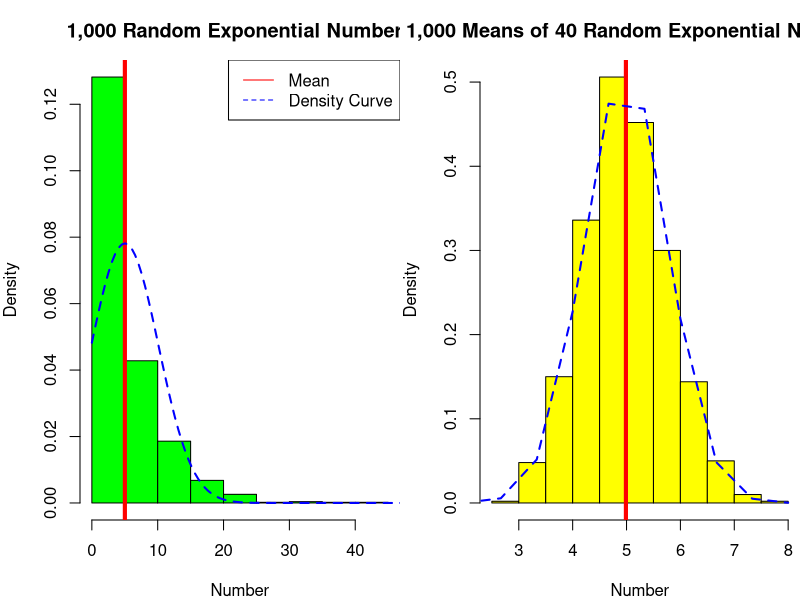
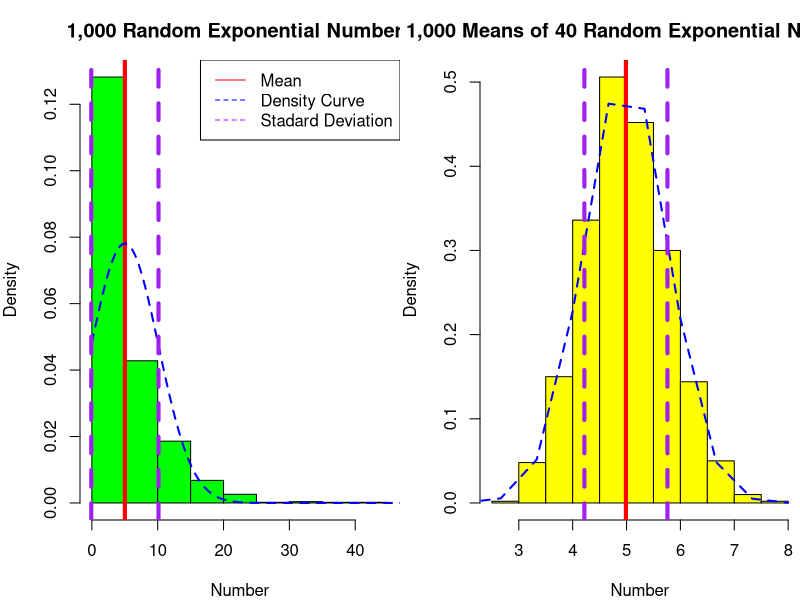

Source code (R) for these figures, in order:
#simulation for 1000 random exponentials
set.seed(1000)
rnumbers <- rexp(1000, 0.2)

#simulation for 1000 averages of 40 random exponentials
set.seed(4000)
rmeans = NULL
for(i in 1:1000) {
        rmeans <- c(rmeans, mean(rexp(40, 0.2)))
}

#comparing means of simulations
par(mfrow = c(1, 2), mar = c(4, 4, 3, 0))
hist(rnumbers, col = "green", xlab = "Number", freq = FALSE,
     main = "1,000 Random Exponential Numbers")
abline(v = mean(rnumbers), col = "red", lwd = 4)
x.num <- seq(0, 50, length.out=100)
y.num <- dnorm(x.num, mean(rnumbers), sd(rnumbers))
lines(x.num, y.num, col = "blue", lwd = 2, lty = 2)
legend("topright", legend = c("Mean", "Density Curve"), col = c("red", "blue"),
       lty = 1:2)
       
hist(rmeans, col = "yellow", xlab = "Number", freq = FALSE,
     main = "1,000 Means of 40 Random Exponential Numbers")
abline(v = mean(rmeans), col = "red", lwd = 4)
x.mean <- seq(2, 8, length.out=10)
y.mean <- dnorm(x.mean, mean(rmeans), sd(rmeans))
lines(x.mean, y.mean, col = "blue", lwd = 2, lty = 2)

means <- data.frame("Dataset" = c("1,000 Numbers", "1,000 Means"), 
                    "Mean" = c(mean(rnumbers), mean(rmeans)))
print(means)

#comparing variances
par(mfrow = c(1, 2), mar = c(4, 4, 3, 0))
hist(rnumbers, col = "green", xlab = "Number", freq = FALSE,
     main = "1,000 Random Exponential Numbers")
abline(v = mean(rnumbers), col = "red", lwd = 4)
x.num <- seq(0, 50, length.out=100)
y.num <- dnorm(x.num, mean(rnumbers), sd(rnumbers))
lines(x.num, y.num, col = "blue", lwd = 2, lty = 2)
legend("topright", legend = c("Mean", "Density Curve", "Stadard Deviation"), 
       col = c("red", "blue", "purple"), lty = c(1, 2, 2))
abline(v = mean(rnumbers) - sd(rnumbers), col = "purple", lwd = 4, lty = 2)
abline(v = mean(rnumbers) + sd(rnumbers), col = "purple", lwd = 4, lty = 2)

hist(rmeans, col = "yellow", xlab = "Number", freq = FALSE,
     main = "1,000 Means of 40 Random Exponential Numbers")
abline(v = mean(rmeans), col = "red", lwd = 4)
x.mean <- seq(2, 8, length.out=10)
y.mean <- dnorm(x.mean, mean(rmeans), sd(rmeans))
lines(x.mean, y.mean, col = "blue", lwd = 2, lty = 2)
abline(v = mean(rmeans) - sd(rmeans), col = "purple", lwd = 4, lty = 2)
abline(v = mean(rmeans) + sd(rmeans), col = "purple", lwd = 4, lty = 2)

sds <- data.frame("Dataset" = c("1,000 Numbers", "1,000 Means"), 
                  "Standard Deviation" = c(sd(rnumbers), sd(rmeans)))
print(sds)




